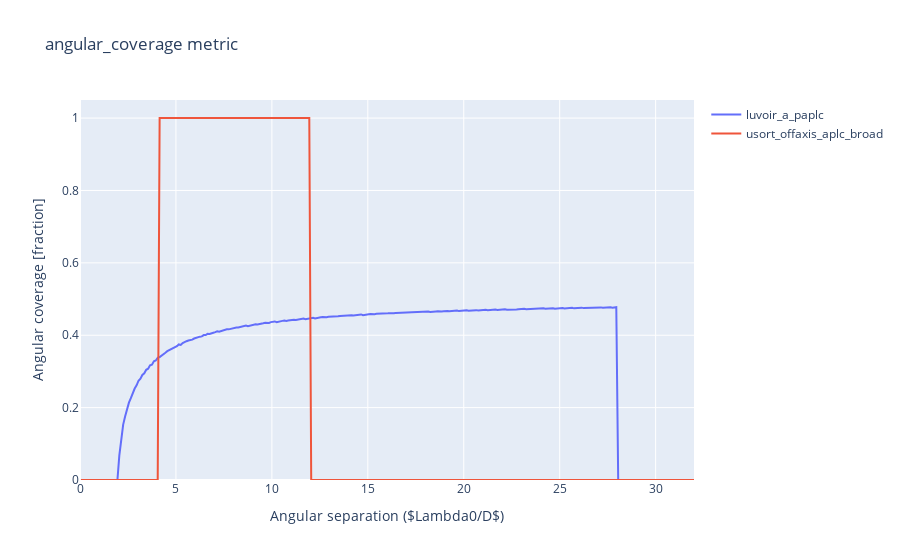
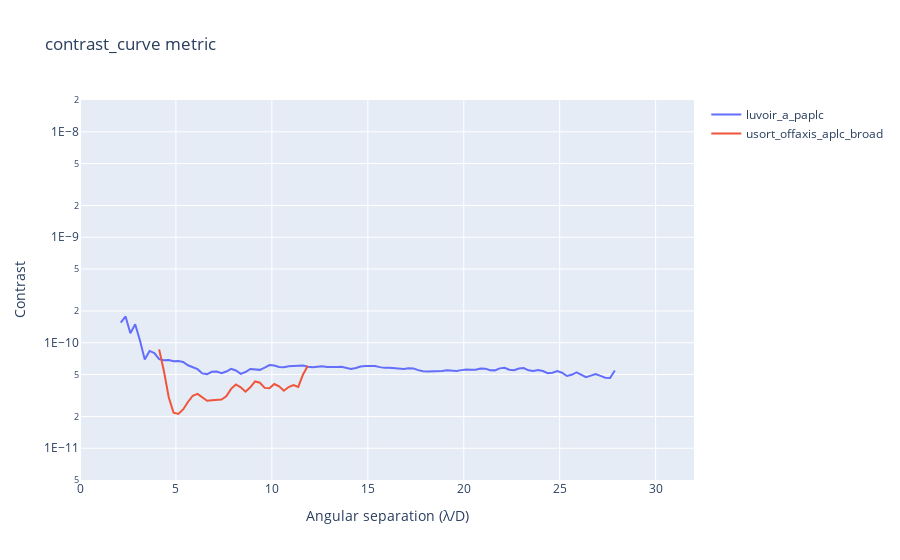
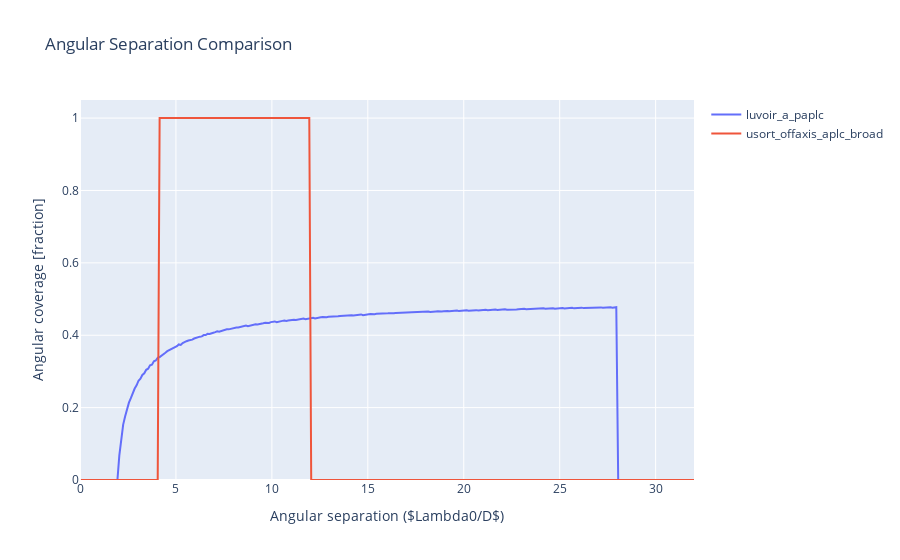

Notebook code cell kept with these figures, in order:
### Code cell
## coronagraph plots here
# import asdf coronagraph + metric data

this_coronagraph = "luvoir_a_paplc"
this_metric = "angular_coverage"

newfig = go.Figure()
for this_coronagraph in ["luvoir_a_paplc", "usort_offaxis_aplc_broad"]:
    this_plot_file = os.path.join(this_coronagraph, this_metric + ".asdf")
    print(this_plot_file)
    this_file = os.path.join(os.path.abspath("./data/"), this_plot_file)
    af = asdf.open(this_file)
    
    print(af.tree)
    newfig.add_trace(go.Line(x=af.tree['r'], y=af.tree['coverage'],name=this_coronagraph))

newfig.update_layout(xaxis_title="Angular separation ($Lambda0/D$)")
newfig.update_layout(yaxis_title="Angular coverage [fraction]")
newfig.update_layout(title=f"{this_metric} metric")
newfig.update_xaxes(range=[0, 32])
newfig.update_yaxes(range=[0, 1.05])
newfig.show()

this_metric = "contrast_curve"

newfig = go.Figure()
for this_coronagraph in ["luvoir_a_paplc", "usort_offaxis_aplc_broad"]:
    this_plot_file = os.path.join(this_coronagraph, this_metric + ".asdf")
    print(this_plot_file)
    this_file = os.path.join(os.path.abspath("./data/"), this_plot_file)
    af = asdf.open(this_file)
    
    print(af.tree)
    newfig.add_trace(go.Line(x=af.tree['r'], y=af.tree['y'],name=this_coronagraph))

newfig.update_layout(yaxis_type="log")
newfig.update_layout(xaxis_title="Angular separation (\u03bb/D)")
newfig.update_layout(yaxis_title="Contrast")
newfig.update_layout(title=f"{this_metric} metric")
newfig.update_xaxes(range=[0, 32])
newfig.update_yaxes(range=[np.log10(5e-12), np.log10(2e-8)], showexponent='all', exponentformat='E')
newfig.show()

make_plotly.plot_angular_coverage(["luvoir_a_paplc", "usort_offaxis_aplc_broad"])
make_plotly.plot_contrast_curve(["luvoir_a_paplc", "usort_offaxis_aplc_broad"])

pass

### Figure 1 — Plotly figure (JSON) as saved in the notebook; plotly's stock layout.template omitted (floating-point values rounded to 4 significant figures; data arrays with more than 128 entries replaced by an {"elided": "..."} marker saying what was removed)
{"data": [{"name": "luvoir_a_paplc", "type": "scatter", "x": {"elided": "453 float values"}, "y": {"elided": "453 float values"}}, {"name": "usort_offaxis_aplc_broad", "type": "scatter", "x": {"elided": "453 float values"}, "y": {"elided": "453 int values"}}], "layout": {"title": {"text": "angular_coverage metric"}, "xaxis": {"range": [0, 32], "title": {"text": "Angular separation ($Lambda0/D$)"}}, "yaxis": {"range": [0, 1.05], "title": {"text": "Angular coverage [fraction]"}}}}

### Figure 2 — Plotly figure (JSON) as saved in the notebook; plotly's stock layout.template omitted (floating-point values rounded to 4 significant figures; data arrays with more than 128 entries replaced by an {"elided": "..."} marker saying what was removed)
{"data": [{"name": "luvoir_a_paplc", "type": "scatter", "x": {"elided": "181 float values"}, "y": {"elided": "181 float values"}}, {"name": "usort_offaxis_aplc_broad", "type": "scatter", "x": {"elided": "181 float values"}, "y": {"elided": "181 float values"}}], "layout": {"title": {"text": "contrast_curve metric"}, "xaxis": {"range": [0, 32], "title": {"text": "Angular separation (λ/D)"}}, "yaxis": {"exponentformat": "E", "range": [-11.3, -7.699], "showexponent": "all", "title": {"text": "Contrast"}, "type": "log"}}}

### Figure 3 — Plotly figure (JSON) as saved in the notebook; plotly's stock layout.template omitted (floating-point values rounded to 4 significant figures; data arrays with more than 128 entries replaced by an {"elided": "..."} marker saying what was removed)
{"data": [{"name": "luvoir_a_paplc", "type": "scatter", "x": {"elided": "453 float values"}, "y": {"elided": "453 float values"}}, {"name": "usort_offaxis_aplc_broad", "type": "scatter", "x": {"elided": "453 float values"}, "y": {"elided": "453 int values"}}], "layout": {"title": {"text": "Angular Separation Comparison"}, "xaxis": {"range": [0, 32], "title": {"text": "Angular separation ($Lambda0/D$)"}}, "yaxis": {"range": [0, 1.05], "title": {"text": "Angular coverage [fraction]"}}}}
